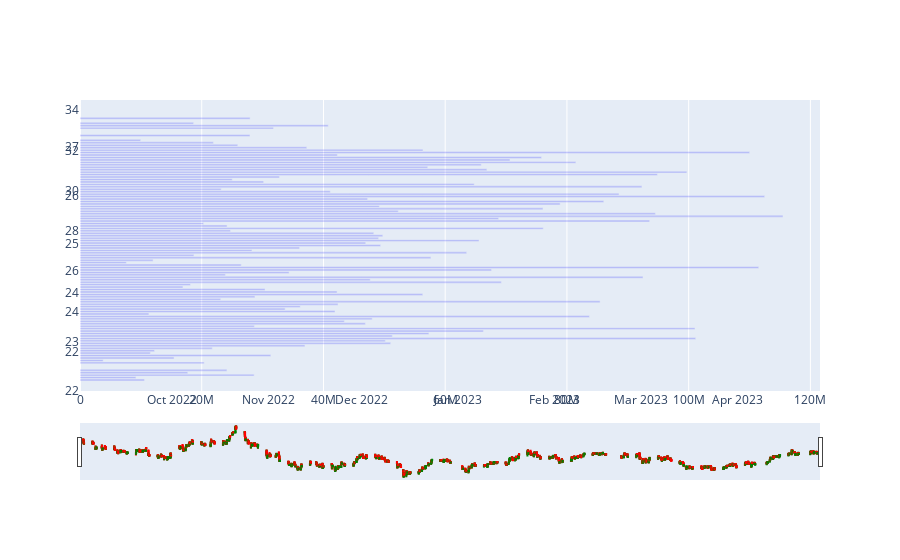

The code cell stored with this chart in its notebook:
### Code cell
fig_topos_fundos = go.Figure(data=[go.Candlestick(name='', x=df_figure.index, open=df_figure.Open, high = df_figure.High,
                                                  low=df_figure.Low, close=df_figure.Close, 
                                                  increasing_line_color= 'green', decreasing_line_color= 'red',
                                                  xaxis='x', yaxis='y2',
                                                  showlegend=False)])

fig_topos_fundos.add_trace(go.Bar(x=volume_barras, y=preco_central_barra,
                                    orientation='h',
                                    xaxis='x2',
                                    yaxis='y3',
                                    visible=True,
                                    showlegend=False,
                                    marker_color='blue',
                                    opacity=0.2,
                                ))

fig_topos_fundos

### Figure 1 — Plotly figure (JSON) as saved in the notebook; plotly's stock layout.template omitted (floating-point values rounded to 4 significant figures; data arrays with more than 128 entries replaced by an {"elided": "..."} marker saying what was removed)
{"data": [{"close": {"elided": "5066 float values"}, "decreasing": {"line": {"color": "red"}}, "high": {"elided": "5066 float values"}, "increasing": {"line": {"color": "green"}}, "low": {"elided": "5066 float values"}, "name": "", "open": {"elided": "5066 float values"}, "showlegend": false, "type": "candlestick", "x": {"elided": "5066 str values"}, "xaxis": "x", "yaxis": "y2"}, {"marker": {"color": "blue"}, "opacity": 0.2, "orientation": "h", "showlegend": false, "type": "bar", "visible": true, "x": [0, 0, 0, 0, 10593400, 9188200, 28609300, 17705300, 24139800, 0, 0, 20398900, 3805400, 15453600, 31349500, 11557500, 12242700, 21732600, 36958000, 51040200, 50161400, 101154000, 51305300, 57318200, 66272800, 101038000, 28647100, 46887700, 43429800, 48004600, 83701000, 11314700, 41895600, 33700100, 36189200, 42393000, 85444300, 23121100, 28743500, 56314200, 42231600, 30402500, 16915000, 18155400, 69230300, 47681600, 92498700, 23893700, 34351700, 67610600, 111507900, 26487000, 7616000, 12005300, 57654100, 18718800, 63525000, 28250400, 36072800, 49387700, 46938600, 65555800, 49052600, 49748700, 48261700, 24726600, 76110200, 24161200, 20312200, 93583800, 68777100, 115498200, 94535100, 52286000, 76064900, 49184100, 78879600, 86049200, 47249500, 112485600, 88559000, 41115000, 23193600, 92318000, 64763500, 30169900, 25013200, 32760700, 94867000, 99700500, 66846800, 57130200, 65920400, 81468700, 70644300, 75829600, 42280400, 110014700, 56356900, 37251600, 25922700, 21919800, 9967000, 0, 27925700, 0, 0, 31798100, 40783200, 18661600, 0, 27944500, 0, 0, 0, 0, 0, 0, 0], "xaxis": "x2", "y": [22.02, 22.08, 22.12, 22.18, 22.23, 22.28, 22.33, 22.38, 22.43, 22.48, 22.53, 22.58, 22.63, 22.68, 22.73, 22.78, 22.83, 22.88, 22.93, 22.98, 23.03, 23.08, 23.13, 23.18, 23.23, 23.28, 23.33, 23.38, 23.43, 23.48, 23.53, 23.58, 23.63, 23.68, 23.73, 23.78, 23.83, 23.88, 23.93, 23.98, 24.03, 24.08, 24.13, 24.18, 24.23, 24.28, 24.33, 24.38, 24.43, 24.48, 24.53, 24.58, 24.63, 24.68, 24.73, 24.78, 24.83, 24.88, 24.93, 24.98, 25.03, 25.08, 25.13, 25.18, 25.23, 25.28, 25.33, 25.38, 25.43, 25.48, 25.53, 25.58, 25.63, 25.68, 25.73, 25.78, 25.83, 25.88, 25.93, 25.98, 26.03, 26.08, 26.13, 26.18, 26.23, 26.28, 26.33, 26.38, 26.43, 26.48, 26.53, 26.58, 26.63, 26.68, 26.73, 26.78, 26.83, 26.88, 26.93, 26.98, 27.03, 27.08, 27.13, 27.18, 27.23, 27.28, 27.33, 27.38, 27.43, 27.48, 27.53, 27.58, 27.63, 27.68, 27.73, 27.78, 27.83, 27.88, 27.93], "yaxis": "y3"}], "layout": {}}
